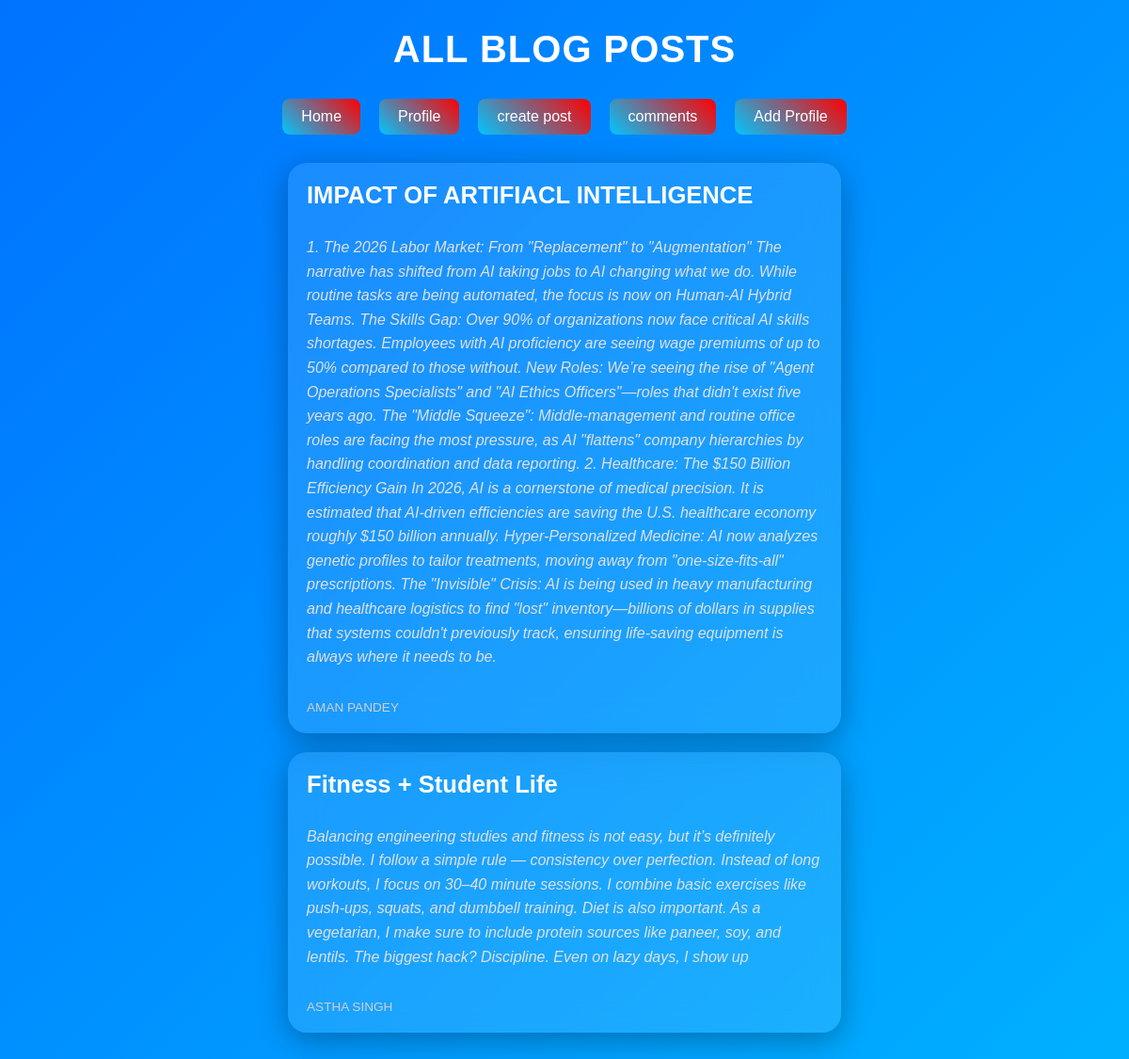
/posts/, run on the app's committed database.
### blog/models.py (models this page shows, shortened)
class Post(models.Model):
    title = models.CharField(max_length=100)
    content = models.TextField()
    author = models.ForeignKey(Profile, on_delete=models.CASCADE)
    created = models.DateTimeField(auto_now_add=True)

class Profile(models.Model):
    name = models.CharField(max_length=100)
    education = models.CharField(max_length=100)
    age = models.PositiveIntegerField()
    def __str__(self):
        return self.name

### blog/views.py (the view)
# urls.py: 2. Add a URL to urlpatterns:  path('', views.home, name='home')
def home(request):
    posts=Post.objects.all()
    context={'posts':posts}
    return render(request,'blog/home.html',context)

### blog/templates/blog/home.html (shortened to what this page needs)
<html>
    <head>
        {% load static %}
        <link rel="stylesheet" href="{% static 'blog/css/style.css' %}">
    </head>
    <body>
        <div class="container">
        <h2 class="main-title"> ALL BLOG POSTS </h2>
        <div class="navbar">
    <a href="{% url 'home' %}">Home</a>
    <a href="{% url 'profile' %}">Profile</a>
     <a href="{% url 'add_blogs' %}">create post</a>
      <a href="{% url 'comments_page' %}">comments</a>
       <a href="{% url 'add_profile' %}">Add Profile</a>
        </div>
        {% for post in posts %}
        <div class="blog-card">
            <h2>{{ post.title }}</h2>
            <br>
            <p class="content"><i>{{ post.content }}</i></p>
            <br>
            <small class="author">{{ post.author}}</small>
        </div>
        {% endfor %}
    </div>
            </body>
    </html>

### blog/static/blog/css/style.css (style rules this page uses)
* { margin: 0; padding: 0; box-sizing: border-box; }
body { margin: 0; font-family: 'Poppins', sans-serif; background: linear-gradient(-45deg, #1d2671, #c33764, #00c6ff, #0072ff); background-size: 400% 400%; animation: gradientBG 12s ease infinite; color: white; }
.container { width: 90%; max-width: 900px; margin: auto; padding: 30px; }
.main-title { text-align: center; font-size: 2.5rem; margin-bottom: 30px; letter-spacing: 1px; animation: fadeIn 1s ease-in-out; }
.blog-card { background: rgba(255, 255, 255, 0.1); backdrop-filter: blur(15px); border-radius: 20px; padding: 20px; margin: 20px auto; width: 70%; color: white; box-shadow: 0 8px 32px rgba(0,0,0,0.3); transition: 0.3s ease; }
.blog-card h2 { font-size: 1.6rem; margin-bottom: 10px; color: #ffffff; }
.content { font-size: 1rem; line-height: 1.6; color: #e0e0e0; margin-bottom: 15px; }
.author { font-size: 0.85rem; color: #cfcfcf; }
.navbar { display: flex; justify-content: center; align-items: center; gap: 20px; margin: 30px 0; }
.navbar a { text-decoration: none; padding: 10px 20px; background: linear-gradient(45deg, #00c6ff, #ff0000); color: white; border-radius: 8px; font-weight: 500; transition: 0.3s ease; }

### data on the page
Post: title "IMPACT OF ARTIFIACL INTELLIGENCE", content "1. The 2026 Labor Market: From \"Replacement\" to \"Augmentation\" The narrative has shifted from AI taking jobs to AI changing what we do. While routine tasks are being automated, the focus is now on Human-AI Hybrid Teams. The Skills Gap: Over 90% of organizations now face critical AI skills shortages. Employees with AI proficiency are seeing wage premiums of up to 50% compared to those without. New Roles: We’re seeing the rise of \"Agent Operations Specialists\" and \"AI Ethics Officers\"—roles that didn't exist five years ago. The \"Middle Squeeze\": Middle-management and routine office roles are facing the most pressure, as AI \"flattens\" company hierarchies by handling coordination and data…", author "AMAN PANDEY"
Post: title "Fitness + Student Life", content "Balancing engineering studies and fitness is not easy, but it’s definitely possible. I follow a simple rule — consistency over perfection. Instead of long workouts, I focus on 30–40 minute sessions. I combine basic exercises like push-ups, squats, and dumbbell training. Diet is also important. As a vegetarian, I make sure to include protein sources like paneer, soy, and lentils. The biggest hack? Discipline. Even on lazy days, I show up", author "ASTHA SINGH"
